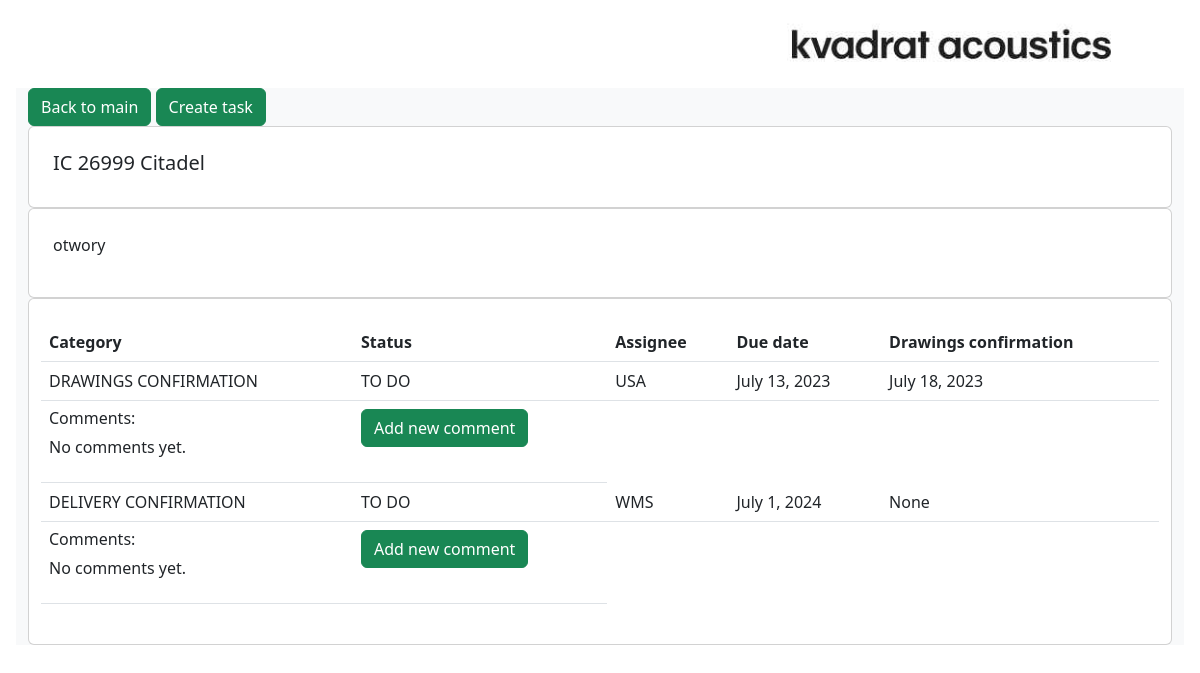
Page /projekty/projects/951 on the committed database.
### komunikator/models.py (models this page shows, shortened)
class Projekt(models.Model):
    Numer_IC = models.IntegerField(blank=False, unique=True)
    Nazwa = models.CharField(default='', max_length=20)
    Rynek = models.CharField(default='', max_length=20)
    Opis = models.CharField(default='', max_length=40)
    Rejestracja = models.DateField(default=timezone.now)
    Data_rysunki = models.DateField(default=timezone.now)
    Data_części = models.DateField(default=timezone.now)

class Task(models.Model):
    TODO="TO DO"
    COMPLETED='COMPLETED'
    INPROGRESS='IN-PROGRESS'
    DRAWINGS_CONFIRMATION= 'DRAWINGS CONFIRMATION'
    DELIVERY_CONFIRMATION= 'DELIVERY CONFIRMATION'
    OTHER= 'OTHER'
    CATEGORY_CHOICES = [
        (DRAWINGS_CONFIRMATION, 'DRAWINGS CONFIRMATION'),
        (DELIVERY_CONFIRMATION, 'DELIVERY CONFIRMATION'),
        (OTHER, 'OTHER'),
    ]
    STATUS_CHOICES = [
        (TODO, 'TO DO'),
        (COMPLETED, 'COMPLETED'),
        (INPROGRESS, 'IN-PROGRESS'),
    ]
    category = models.CharField(max_length=50, choices=CATEGORY_CHOICES,null=True,blank=True)
    description = models.TextField(null=True,blank=True)
    projekt = models.ForeignKey(Projekt,null=True,blank=True, on_delete=models.CASCADE, related_name="tasks")
    assignee = models.ForeignKey(User, null=True,blank=True, on_delete=models.SET_NULL)
    date_created = models.DateTimeField(auto_now_add=True)
    due_date = models.DateField(null=True,blank=True)
    status = models.CharField(max_length=50, choices=STATUS_CHOICES,null=True,blank=True,default= TODO)
    confirmation_day = models.DateField(null=True,blank=True)
    class UserResource(resources.ModelResource):
        username = resources.Field()

### komunikator/views.py (the view)
# urls.py: path('projects/<int:id>', projectDetail, name ='project-detail'),
def projectDetail(request, id):
    projekt = get_object_or_404(Projekt, pk=id)
    task = projekt.tasks.filter(projekt = projekt)
    comments = Comment.objects.select_related().filter(task__in = task)
    context = {'projekt':projekt,'task':task, 'comments': comments }
    return render(request, 'project-detail.html',context)

### templates/project-detail.html (shortened to what this page needs)
{% extends 'glowny.html' %}
{% load crispy_forms_tags %}
{% block strona %}
{% block detal %}
<div class="container-fluid  bg-light ">
   <a href="{% url 'wszystkie_projekty' %}" class="btn btn-success">Back to main</a>
   <a href="{% url 'create-task' projekt.id %}" class="btn btn-success">Create task</a
     <div class="container-fluid py-5 h-100">
       <div class="row d-flex justify-content-center align-items-center h-500">
          <div class="col-md-12 col-xl-12">
             <div class="card mask-custom">
               <div class="card-body p-4 ">
                   <div class="row">
                      <h5 class="border-0 align-left">
                         IC {{projekt.Numer_IC}} {{ projekt.Nazwa }}
                      </h5>
                   </div>
                </div>
             </div>
             <div class="card mask-custom">
               <div class="card-body p-4 ">
                   <div class="row">
                      <p class="border-0 align-left">
                       {{projekt.Opis}}
                      </p>
                   </div>
                </div>
             </div>
             <div class="card mask-custom">
               <div class="card-body p-4 ">
                   <div class="row">
                      <table class="table">
                       <thead>
                         <tr>
                           <th>Category</th>
                           <th>Status</th>
                           <th>Assignee</th>
                           <th>Due date</th>
                           <th>Drawings confirmation</th>
                         </tr>
                       </thead>
                       {% for task in task %}
                           <tbody>
                           <tr>
                           <td>{{ task.category }}</td>
                           <td>{{ task.status }}</td>
                           <td>{{ task.assignee }}</td>
                           <td>{{ task.due_date }}</td>
                           <td>{{ task.confirmation_day }}</td>
                           </tr>
                           <td>
                           <h6>
                           Comments:
                           </h6>
                           {% for comment in task.comments.all %}
                              <div class="comment">
                               <p class="info">
                                 <button type="button" class="btn btn-primary btn-sm"><a href="{% url 'edit_comment' comment.id %}">&nbsp;&nbsp;Edit&nbsp;&nbsp;</a></button>
                                 <button type="button" class="btn btn-danger btn-sm"><a href="{% url 'delete_comment' comment.id %}">Delete</a></button>
                              <b>{{comment.id}} {{ comment.created }} added by {{ comment.name }}:</b> {{ comment.body }}
                              </p>
                              </div>
                              {% empty %}
                               <p> No comments yet. </p>
                           {% endfor %}
                           </td>
                           <td>
                              <a href="{% url 'add_new_comment_projects' task.id %}  " class="btn btn-success">Add new comment</a>
                           </tbody>
                       {% endfor%}
                     </table>
                   </div>
                </div>
             </div>
          </div>
       </div>
    </div>
{% endblock  %}
{% endblock  %}

### komunikator/static/nowy.css (style rules this page uses)
body { padding: 1rem; color: black; }
a { color: black; text-decoration: none; }

### rows in the picture
Projekt: Numer_IC "26999", Nazwa "Citadel", Opis "otwory"
Task: category "DRAWINGS CONFIRMATION", status "TO DO", assignee "USA", due_date "July 13, 2023", confirmation_day "July 18, 2023"
Task: category "DELIVERY CONFIRMATION", status "TO DO", assignee "WMS", due_date "July 1, 2024", confirmation_day "None"
